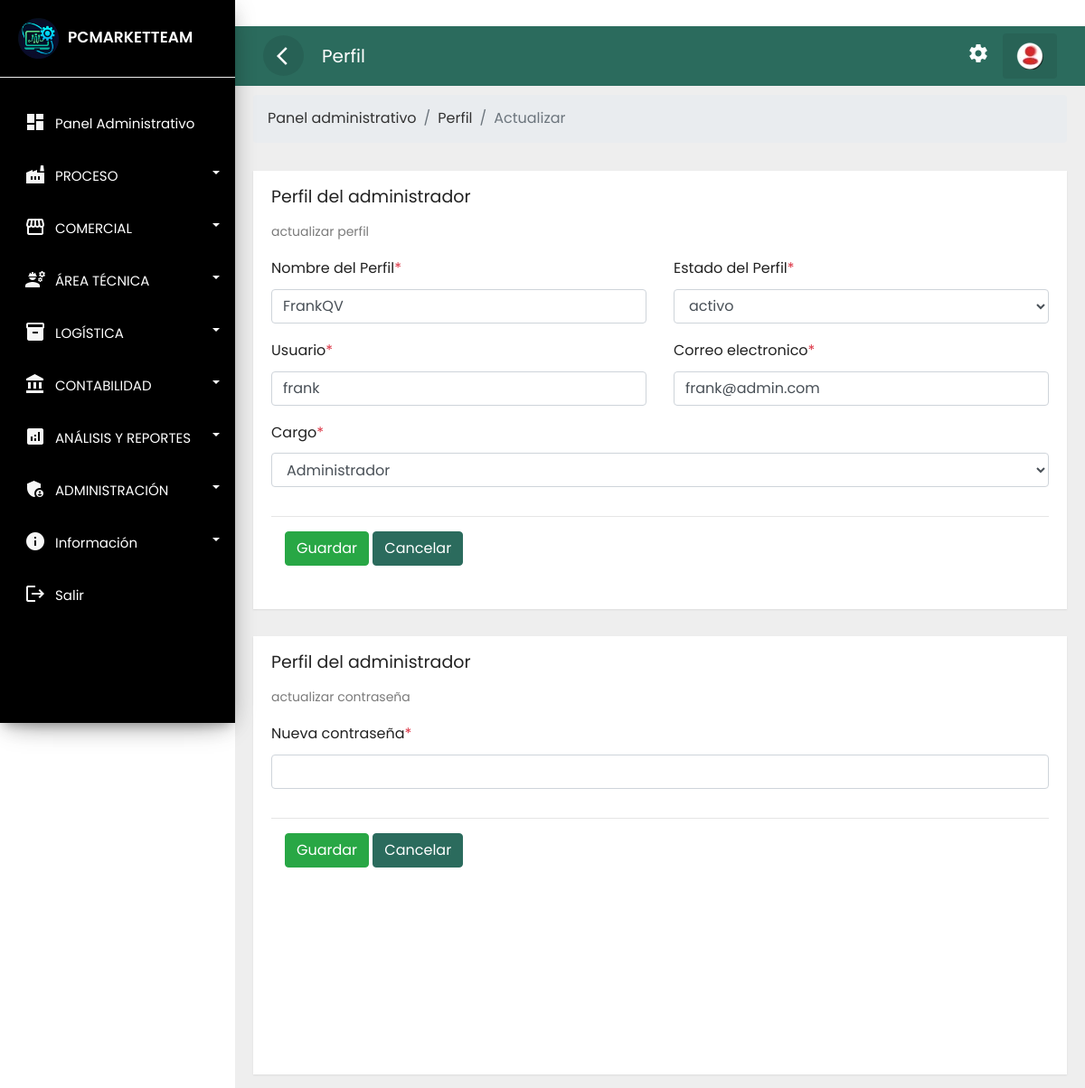
/cuenta/perfil.php (signed in), run on an earlier commit of the app's database.
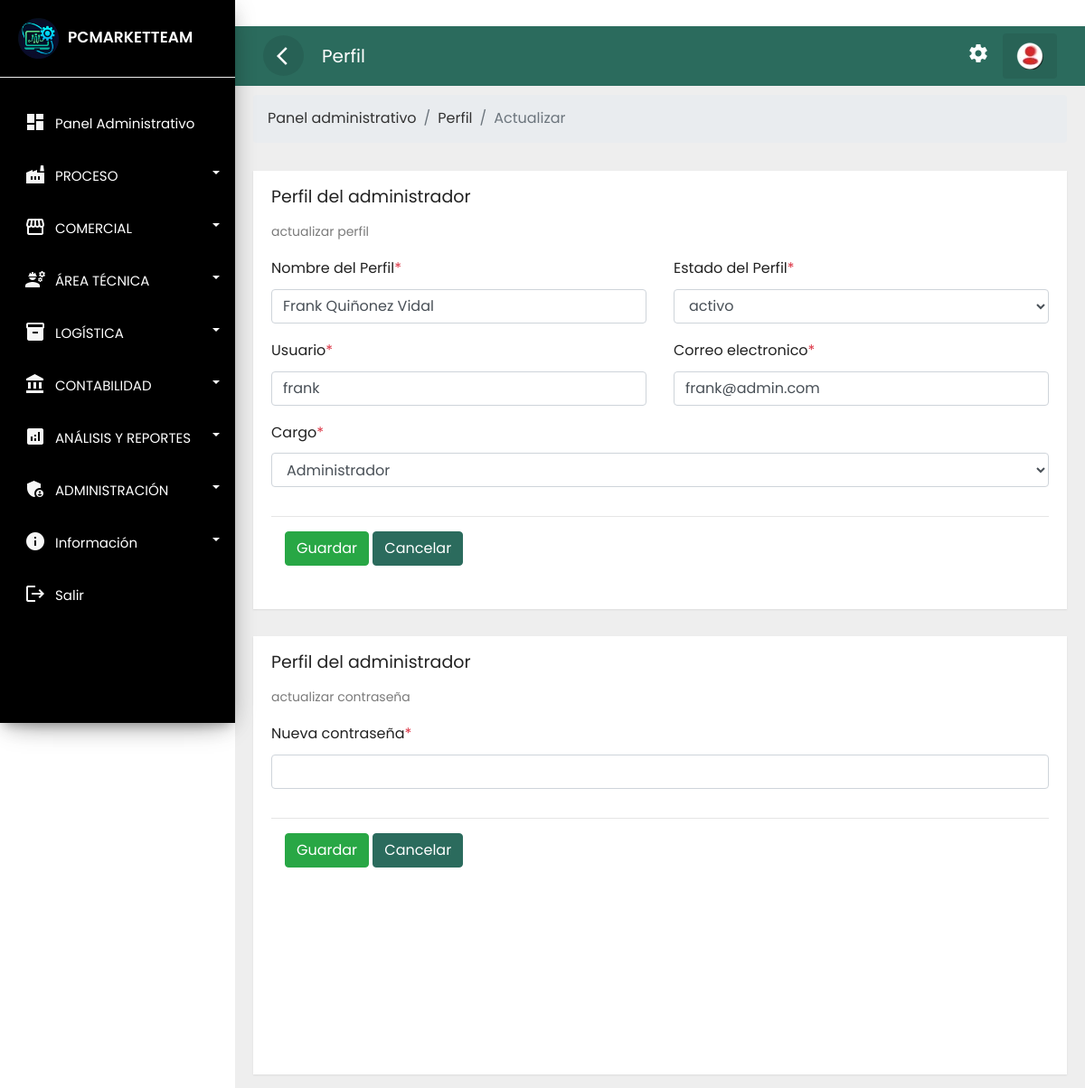
And on a later commit of the database.
### tables this page shows
CREATE TABLE `usuarios` (
  `id` int NOT NULL,
  `nombre` varchar(30) NOT NULL,
  `usuario` varchar(45) NOT NULL,
  `correo` varchar(30) NOT NULL,
  `clave` text NOT NULL,
  `rol` char(1) NOT NULL,
  `foto` text,
  `estado` char(1) NOT NULL,
  `fere` timestamp NOT NULL DEFAULT CURRENT_TIMESTAMP,
  `idsede` varchar(25) DEFAULT NULL
);

### public_html/cuenta/perfil.php (the view, shortened to what the changed rows need)
<?php if(isset($_SESSION['id'])) { ?>
<!doctype html>
<html lang="es">
<head>
    <link rel="stylesheet" href="../assets/css/bootstrap.min.css">
    <link rel="stylesheet" href="../assets/css/custom.css">
    <link rel="stylesheet" href="../assets/css/loader.css">
</head>
<body>
    <div class="wrapper">
        <div id="content">
            <div class="main-content">
                <div class="row ">
                    <div class="col-lg-12 col-md-12">
                        <div class="card" style="min-height: 485px">
                            <div class="card-content table-responsive">
                                <?php
                                    require '../../config/ctconex.php';
                                    $id = $_SESSION['id'];
                                    $sentencia = $connect->prepare("SELECT * FROM usuarios  WHERE usuarios.id= '$id';");
                                    $sentencia->execute();
                                    $data =  array();
                                    if($sentencia){
                                    while($r = $sentencia->fetchObject()){
                                        $data[] = $r;
                                    }
                                    }
                                ?>
                                <?php if(count($data)>0):?>
                                <?php foreach($data as $d):?>
                                <form enctype="multipart/form-data" method="POST" autocomplete="off">
                                    <div class="row">
                                        <div class="col-md-6 col-lg-6">
                                            <div class="form-group">
                                                <label for="email">Nombre del Perfil<span
                                                        class="text-danger">*</span></label>
                                                <input type="text" value="<?php echo  $d->nombre; ?>"
                                                    class="form-control" id="nombres" name="txtnaame" required
                                                    placeholder="Nombre de la categoria">
                                            </div>
                                        </div>
                                        <div class="col-md-6 col-lg-6">
                                            <div class="form-group">
                                                <label for="email">Estado del Perfil<span
                                                        class="text-danger">*</span></label>
                                                <select class="form-control" required name="txtesta">
                                                    <?php    if($d->estado =='1')  { ?>
                                                    <option value="<?php echo  $d->estado; ?>">activo</option>
                                                    <?php  }   else {?>
                                                    <?php  } ?>
                                                </select>
                                            </div>
                                        </div>
                                    </div>
                                    <div class="row">
                                        <div class="col-md-6 col-lg-6">
                                            <div class="form-group">
                                                <label for="email">Usuario<span class="text-danger">*</span></label>
                                                <input type="text" value="<?php echo  $d->usuario; ?>"
                                                    class="form-control" name="txtusr" required
                                                    placeholder="ejm: asistente">
                                            </div>
                                        </div>
                                        <div class="col-md-6 col-lg-6">
                                            <div class="form-group">
                                                <label for="email">Correo electronico<span
                                                        class="text-danger">*</span></label>
                                                <input type="email" value="<?php echo  $d->correo; ?>"
                                                    class="form-control" name="txtcorr" required
                                                    placeholder="ejm: asistente">
                                            </div>
                                        </div>
                                    </div>
                                    <div class="row">
                                        <div class="col-md-12 col-lg-12">
                                            <div class="form-group">
                                                <label for="email">Cargo<span class="text-danger">*</span></label>
                                                <select class="form-control" required name="txtcarr">
                                                    <?php
                                                    $roles = [
                                                        1 => "Administrador",
                                                        2 => "Cliente",
                                                        3 => "Contable",
                                                        4 => "Comercial",
                                                        5 => "Jefe Tecnico",
                                                        6 => "Tecnico",
                                                        7 => "Bodega"
                                                    ];
                                                    if (isset($d->rol) && isset($roles[$d->rol])) {
                                                        echo '<option value="' . $d->rol . '">' . $roles[$d->rol] . '</option>';
                                                    } else {
                                                        echo '<option value="">Rol desconocido</option>';
                                                    }
                                                    ?>
                                                </select>
                                            </div>
                                        </div>
                                    </div>
                                    <hr>
                                    <div class="form-group">
                                        <div class="col-sm-12">
                                            <button name='stupdprof' class="btn btn-success text-white">Guardar</button>
                                            <a class="btn btn-danger text-white"
                                                href="../cuenta/perfil.php">Cancelar</a>
                                        </div>
                                    </div>
                                </form>
                                <?php endforeach; ?>
                                <?php else:?>
                                <div class="alert alert-warning" role="alert">
                                    No se encontró ningún dato!
                                </div>
                                <?php endif; ?>
                            </div>
                        </div>
                        <div class="card" style="min-height: 485px">
                            <div class="card-content table-responsive">
                                <?php
 $id = $_SESSION['id'];
 $sentencia = $connect->prepare("SELECT * FROM usuarios  WHERE usuarios.id= '$id';");
 $sentencia->execute();
$data =  array();
if($sentencia){
  while($r = $sentencia->fetchObject()){
    $data[] = $r;
  }
}
   ?>
                                <?php if(count($data)>0):?>
                                <?php foreach($data as $d):?>
                                <form enctype="multipart/form-data" method="POST" autocomplete="off">
                                    <div class="row">
                                        <div class="col-md-12 col-lg-12">
                                            <div class="form-group">
                                                <label for="email">Nueva contraseña<span
                                                        class="text-danger">*</span></label>
                                                <input type="password" class="form-control" id="nombres" name="txtpawd"
                                                    required placeholder="">
                                            </div>
                                        </div>
                                    </div>
                                    <hr>
                                    <div class="form-group">
                                        <div class="col-sm-12">
                                            <button name='stupdprofpsd'
                                                class="btn btn-success text-white">Guardar</button>
                                            <a class="btn btn-danger text-white"
                                                href="../cuenta/perfil.php">Cancelar</a>
                                        </div>
                                    </div>
                                </form>
                                <?php endforeach; ?>
                                <?php else:?>
                                <div class="alert alert-warning" role="alert">
                                    No se encontró ningún dato!
                                </div>
                                <?php endif; ?>
                            </div>
                        </div>
                    </div>
                </div>
            </div>
        </div>
    </div>
</body>
</html>
<?php }else{
    header('Location: ../error404.php');
 } ?>

What changed in the data, as far as the page shows it:
changed usuarios "activo": txtnaame "FrankQV" → "Frank Quiñonez Vidal"
